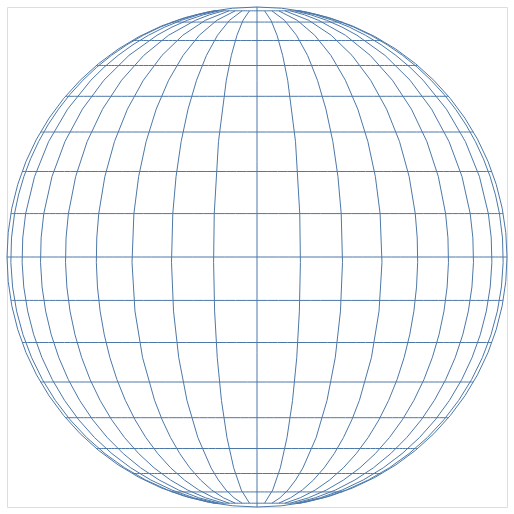

This figure's Vega-Lite source:
### Vega specification from a JSON file in a GitHub repository (floating-point values rounded to 4 significant figures)
{"$schema": "https://vega.github.io/schema/vega/v5.json", "autosize": "pad", "padding": 5, "width": 500, "height": 500, "style": "cell", "data": [{"name": "source_0", "transform": [{"type": "graticule"}]}], "projections": [{"name": "projection", "size": {"signal": "[width, height]"}, "fit": {"signal": "data('source_0')"}, "type": "orthographic"}], "marks": [{"name": "marks", "type": "shape", "style": ["geoshape"], "from": {"data": "source_0"}, "encode": {"update": {"stroke": {"value": "#4c78a8"}, "fill": {"value": "transparent"}}}, "transform": [{"type": "geoshape", "projection": "projection"}]}]}
